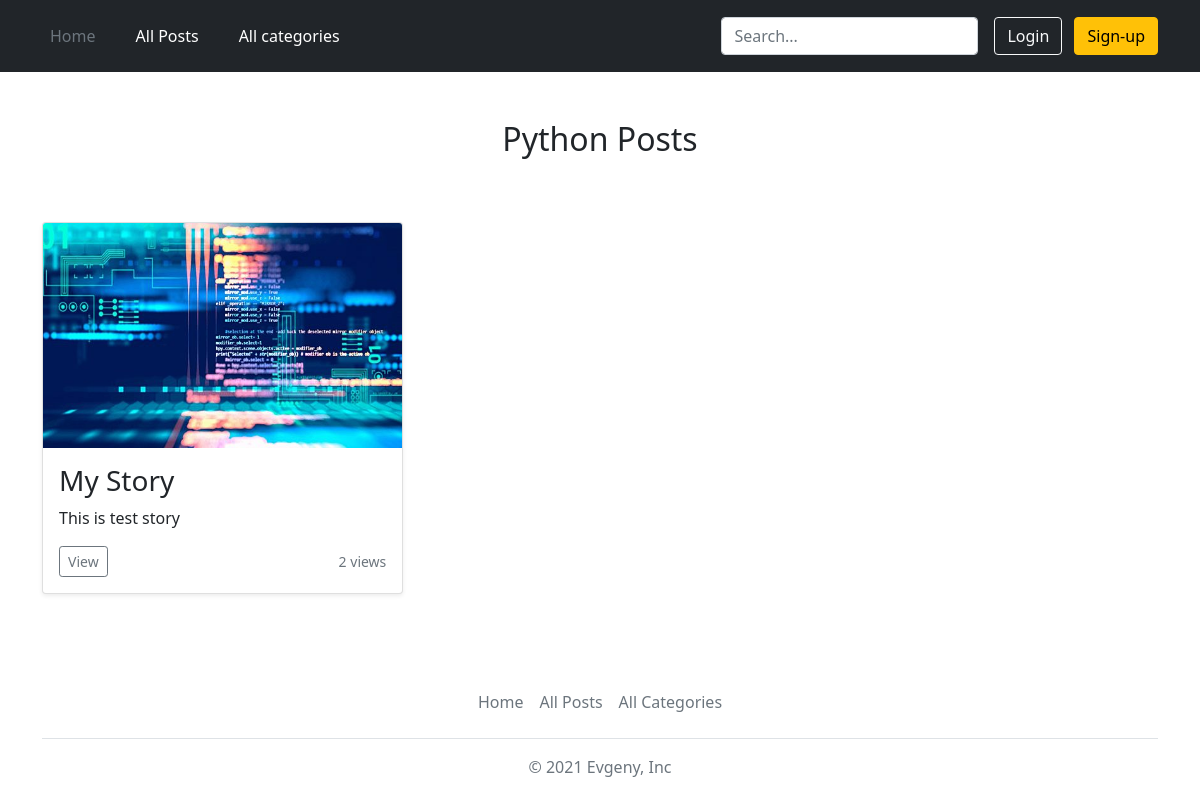
Page /categories/python on the earlier database version.
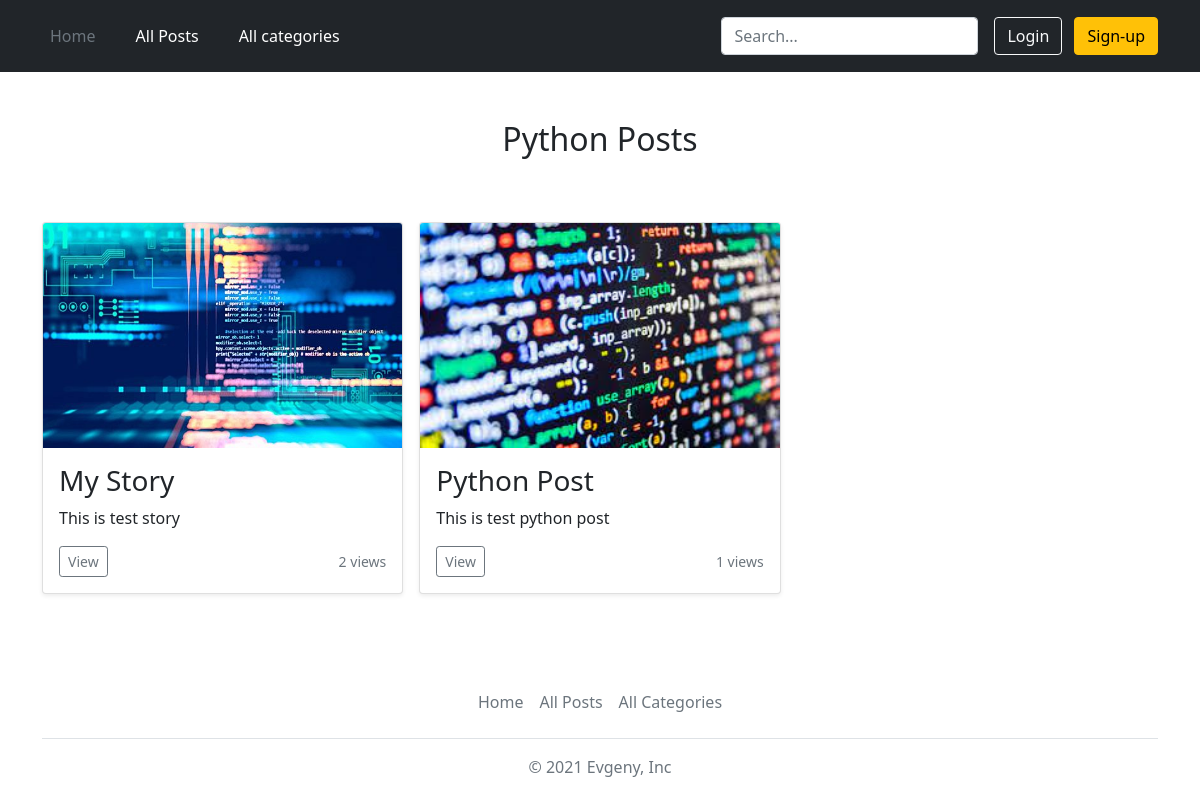
Same page on the later database version.
### blog/models.py (models this page shows, shortened)
class Tag(models.Model):
    caption = models.CharField(max_length=10)
    slug = models.SlugField(unique=True, null=True)

class Post(models.Model):
    title = models.CharField(max_length=20)
    views = models.IntegerField(default=0)
    excerpt = models.CharField(max_length=100)
    image = models.ImageField(upload_to='posts', null=True)
    date = models.DateField(auto_now=True)
    time = models.TimeField(auto_now=True, null=True)
    slug = models.SlugField(unique=True)
    content = models.TextField(validators=[MinLengthValidator(10)])
    author = models.ForeignKey(Author, on_delete=models.SET_NULL, null=True, related_name="posts")
    tags = models.ManyToManyField(Tag)

### blog/views.py (the view)
# urls.py: path('categories/<slug:slug>', views.CategoryView.as_view(), name='category-page'),
class CategoryView(View):
    def get(self, request, slug):
        posts = Post.objects.filter(tags__slug=slug)
        tag = Tag.objects.get(slug=slug)
        context = {
            'posts': posts,
            'tag': tag
        }
        return render(request, 'blog/category.html', context)

### blog/templates/blog/category.html
{% extends 'base.html' %}
{% load static %}
{% block css_files %}
    <link rel="stylesheet" href="{% static 'blog/category.css' %}">
{% endblock %}
{% block content%}
<div class="album py-5">
    <div class="container">
        <h2 class="category-title">{{ tag.caption }} Posts</h2>
        {% if posts %}
                <div class="row row-cols-1 row-cols-sm-2 row-cols-md-3 g-3">
                {% for post in posts %}
                    {% include 'blog/includes/post.html' %}
                {% endfor %}
                </div>
        {% else %}
            <p>There are no posts with this tag, but this is only for now.</p>
        {% endif %}
    </div>
</div>
{% endblock %}

### templates/base.html (shortened to what this page needs)
{% load static %}
{% load bootstrap3 %}
<html lang="en">
<head>
    <link rel="stylesheet" href="{% static 'base.css' %}">
    <link href="https://getbootstrap.com/docs/5.1/dist/css/bootstrap.min.css" rel="stylesheet"
>
    {% block css_files %}{% endblock %}
</head>
<header class="p-3 bg-dark text-white">
    <div class="container">
      <div class="d-flex flex-wrap align-items-center justify-content-center justify-content-lg-start">
        <ul class="nav col-12 col-lg-auto me-lg-auto mb-2 justify-content-center mb-md-0 gap">
          <li><a href="{% url 'starting-page' %}" class="nav-link px-2 text-secondary">Home</a></li>
          <li><a href="{% url 'posts-page' %}" class="nav-link px-2 text-white">All Posts</a></li>
          <li><a href="{% url 'categories-page' %}" class="nav-link px-2 text-white">All categories</a></li>
        </ul>
        <form action="{% url 'search-results' %}" class="col-12 col-lg-auto mb-3 mb-lg-0 me-lg-3" method="get">
          <input type="search" name="q" class="form-control form-control-dark" placeholder="Search..." aria-label="Search">
        </form>
        <div class="text-end">
            {% if request.user.is_authenticated %}
            <a href="{% url 'logout' %}"><button type="button" class="btn btn-warning">Logout, {{request.user}}</button></a>
            {% else %}
            <a href="{% url 'login' %}"><button type="button" class="btn btn-outline-light me-2">Login</button></a>
            <a href="{% url 'register' %}"><button type="button" class="btn btn-warning">Sign-up</button></a>
            {% endif %}
        </div>
      </div>
    </div>
</header>
{% block content %}
{% endblock %}
<div class="container">
  <footer class="py-3 my-4">
    <ul class="nav justify-content-center border-bottom pb-3 mb-3">
      <li class="nav-item"><a href="{% url 'starting-page' %}" class="nav-link px-2 text-muted">Home</a></li>
      <li class="nav-item"><a href="{% url 'posts-page' %}" class="nav-link px-2 text-muted">All Posts</a></li>
      <li class="nav-item"><a href="{% url 'categories-page' %}" class="nav-link px-2 text-muted">All Categories</a></li>
    </ul>
    <p class="text-center text-muted">© 2021 Evgeny, Inc</p>
  </footer>
</div>
</html>

### blog/templates/blog/includes/post.html (shortened to what this page needs)
{% load static %}
{% block css_files%}
    <link href="https://getbootstrap.com/docs/5.1/dist/css/bootstrap.min.css" rel="stylesheet"
>
{% endblock %}
 <div class="col">
  <div class="card shadow-sm">
      <img src="{{ post.image.url }}" class="bd-placeholder-img card-img-top" width="100%" height="225">
    <div class="card-body">
      <h3 class="card-text">{{ post.title }}</h3>
      <p class="card-text">{{ post.excerpt }}</p>
      <div class="d-flex justify-content-between align-items-center">
        <div class="btn-group">
            <a href="{% url 'post-detail-page' post.slug %}">
                <button type="button" class="btn btn-sm btn-outline-secondary">View</button>
            </a>
        </div>
        <small class="text-muted">{{ post.views }} views</small>
      </div>
    </div>
  </div>
 </div>

### static/base.css (style rules this page uses)
.form-control-dark { color: #fff; background-color: var(--bs-dark); border-color: var(--bs-gray); }
.gap { gap: 1.5rem; }

### blog/static/blog/category.css (style rules this page uses)
.category-title { text-align: center; margin-bottom: 4rem; }

Differences in the rows shown:
added Post: image (picture), title "Python Post", excerpt "This is test python post", views "1"
